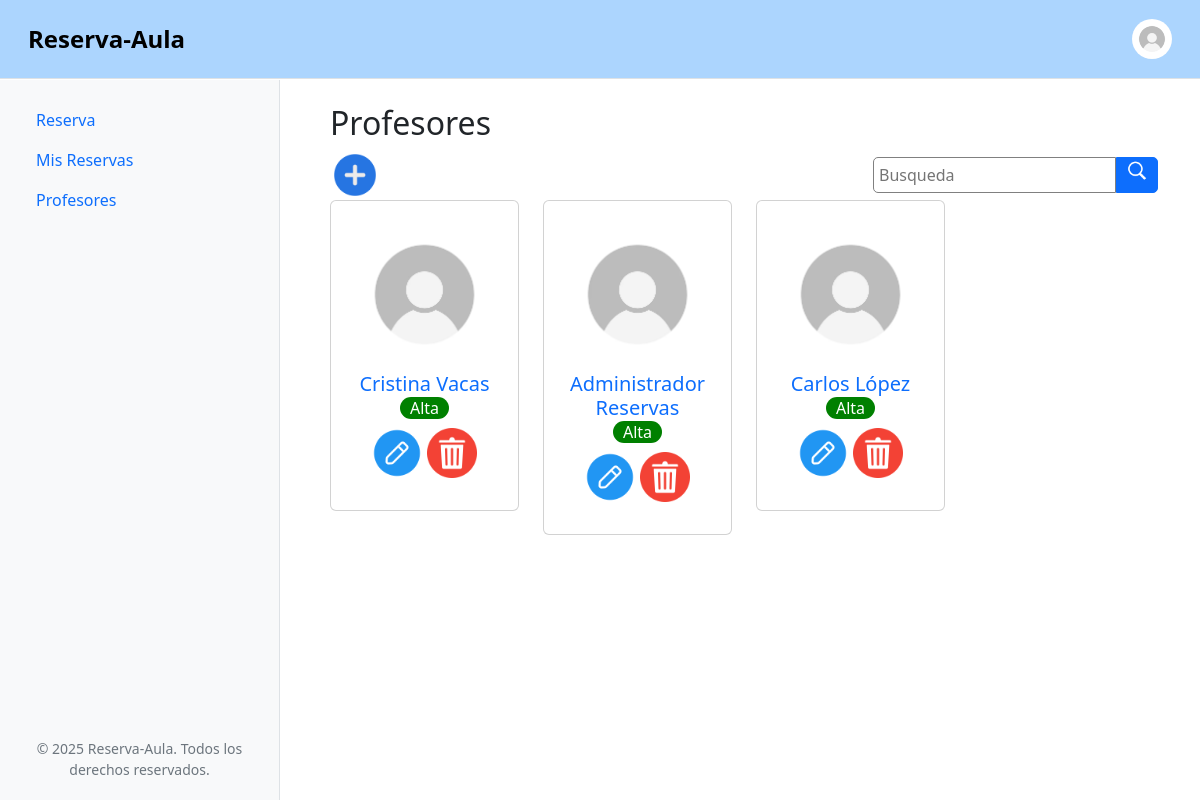
/src/profesores.php (signed in), run on the app's committed database.
### tables this page shows
CREATE TABLE Profesores (
    IdProfesor INT AUTO_INCREMENT,
    Nombre VARCHAR(50) NOT NULL,
    Apellidos VARCHAR(50) NOT NULL,
    Email VARCHAR(50) UNIQUE NOT NULL,
    Passwd VARCHAR(255) NOT NULL,
    EsAdmin BOOLEAN NOT NULL DEFAULT FALSE,
    EsAlta BOOLEAN NOT NULL DEFAULT TRUE,
    ImgPerfilURL VARCHAR(255),
    PRIMARY KEY (IdProfesor)
);

### src/includes/funciones.php (called while the page is built, shortened)
<?php
function obtenerProfesores($conexion)
{
    $consulta = "SELECT * FROM profesores;";
    $resultado = mysqli_query($conexion, $consulta);
    $profesores = array();
    if ($resultado && mysqli_num_rows($resultado) >= 1) {
        while ($fila = mysqli_fetch_assoc($resultado)) {
            $profesores[] = $fila;
        }
    }
    return $profesores;
}

### src/profesores.php (the view, shortened to what this page needs)
<?php
require_once './includes/header.php';
?>
<h2>Profesores</h2>
<div class="d-flex align-items-center justify-content-between">
    <a href="crear-profesor.php"><img src="./assets/img/add.png" alt="Crear profesor" width="50"></a>
    <div id="buscador">
        <form class="buscador d-flex" action=./busqueda.php method="POST">
            <input class="buscador" type="text" name="buscador" placeholder="Busqueda" required>
            <button type="submit" class="btn btn-primary buscador" class="d-flex"><img class="icon-search" src="./assets/img/search.png" alt="Buscador" width="20px"></button>
        </form>
    </div>
</div>
<div class="row row-cols-2 row-cols-md-3 row-cols-xl-4 g-4">
    <?php
    $profesores = obtenerProfesores($db);
    $estado = ["baja","alta"];
    foreach ($profesores as $profesor) { ?>
        <div class="col-md-4">
            <a href="#" class="text-decoration-none">
                <div class="card p-3">
                    <img src="<?= $profesor['ImgPerfilURL'] ?>" class="card-img-top" alt="Imagen de <?= htmlspecialchars($profesor['Nombre']) ?>"
                        data-bs-toggle="modal" data-bs-target="#modalImagen" data-bs-src="imagen.avif" />
                    <h5 class="card-title m-0"><?= htmlspecialchars($profesor['Nombre']) . ' ' . htmlspecialchars($profesor['Apellidos']) ?></h5>
                    <span class="<?= $estado[$profesor['EsAlta']] ?>"><?= ucfirst($estado[$profesor['EsAlta']]) ?></span>
                    <p class="text-muted mt-2">
                        <a href="editar-profesor.php?id=<?= $profesor['IdProfesor'] ?>"><img src="./assets/img/editar.png" alt="Editar profesor" width="50"></a>
                        <a href="./acciones/borrar-profesor.php?id=<?= $profesor['IdProfesor'] ?>"><img src="./assets/img/borrar.png" alt="Borrar profesor" width="50"></a>
                    </p>
                </div>
            </a>
        </div>
    <?php } ?>
</div>
<?php require_once 'includes/footer.php'; ?>

### src/assets/css/style.css (style rules this page uses)
.card { text-align: center; }
.alta { background: green; border-radius: 20px; padding: 0 10px; color: white; }
input.buscador { padding: 5px; border: solid 1px gray; border-radius: 5px 0px 0 5px; }
button.buscador { padding: 2px 10px; display: flex; border-radius: 0 5px 5px 0; }
.icon-search { object-fit: contain; }

### data on the page
profesores: ImgPerfilURL (picture), Nombre "Cristina", Apellidos "Vacas", EsAlta "Alta"
profesores: ImgPerfilURL (picture), Nombre "Administrador", Apellidos "Reservas", EsAlta "Alta"
profesores: ImgPerfilURL (picture), Nombre "Carlos", Apellidos "López", EsAlta "Alta"
